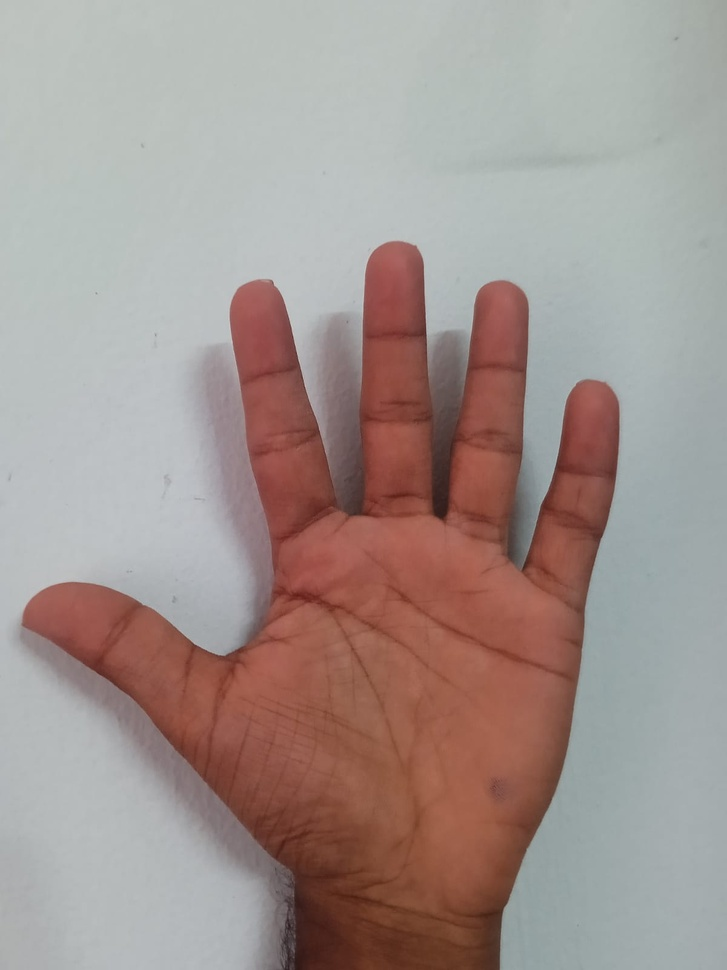
#> input picture WhatsApp Image 2025-02-28 at 13.55.44_c6a75319.jpg, 727 x 970 px, shrunk from 1200 x 1600 before the run, given in place of the camera
$ python webcam.py
#> lines starting #> are read from the running program, lines starting #| are printed output that depends on the picture; after the words box and inside, x2 and y2 are one past the last pixel; in counts of white or black regions, pixels touching at a corner belong together
import cv2
import numpy as np

cap=cv2.VideoCapture(0)

while(cap.isOpened()):
    ret,frm=cap.read()
#> frm is the input picture: shape (970, 727, 3); mean B, G, R 144.2, 148.5, 162.4

    hsl=cv2.cvtColor(frm,cv2.COLOR_BGR2HLS)
#> hsl: shape (970, 727, 3); mean of channels 0, 1, 2 64.6, 153.9, 36.7

    lb=np.array([0,50,50])
    ub=np.array([179,255,255])
    mask=cv2.inRange(hsl,lb,ub)
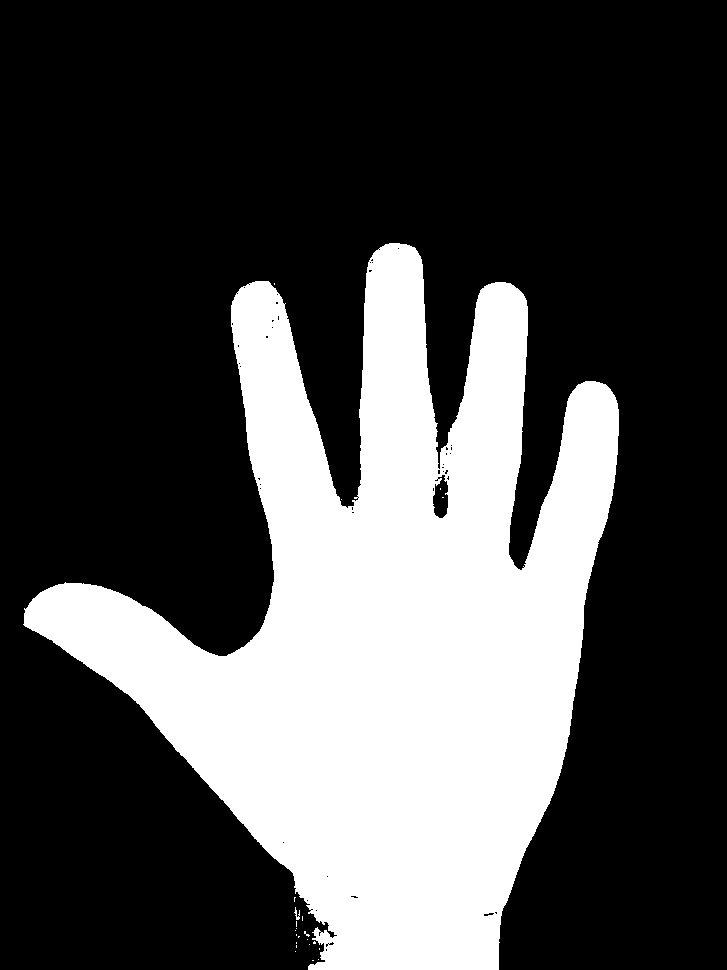
#> mask: shape (970, 727); 29.5% white; 23 white regions (21 under 20 px)
    m_frm=cv2.bitwise_and(hsl,hsl,mask=mask)
#> m_frm: shape (970, 727, 3); mean of channels 0, 1, 2 1.7, 30.3, 26.9

    g_frm=cv2.cvtColor(m_frm,cv2.COLOR_BGR2GRAY)
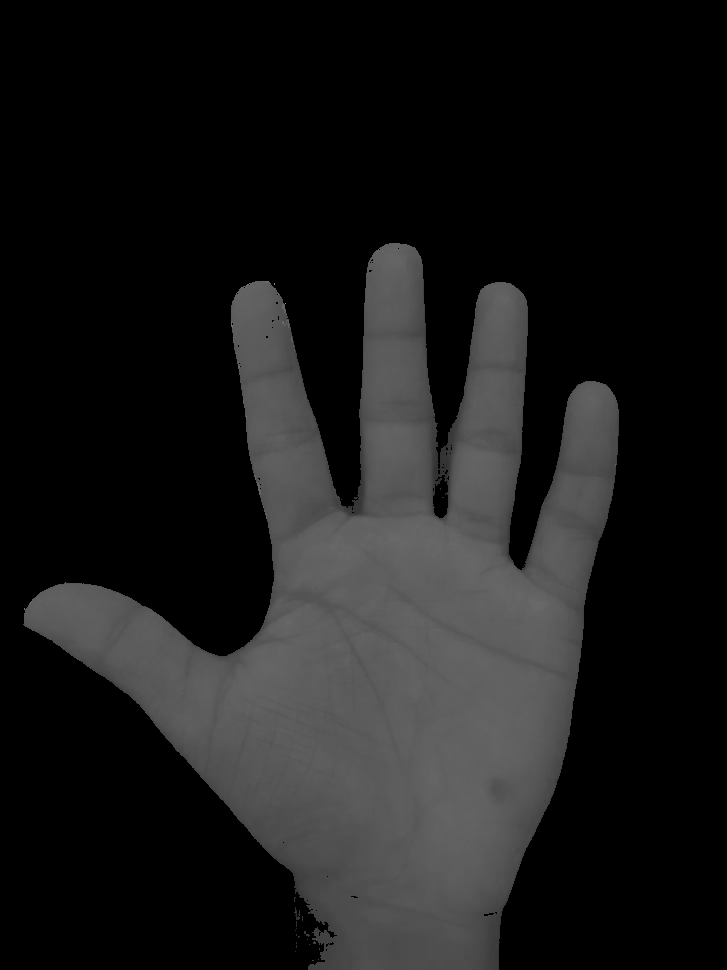
#> g_frm: shape (970, 727); min 0, max 152, mean 26

    _, t_frm=cv2.threshold(m_frm,150,255,cv2.THRESH_BINARY)
#> t_frm: shape (970, 727, 3); mean of channels 0, 1, 2 0.1, 0, 0

    ctrs,_=cv2.findContours(g_frm,cv2.RETR_EXTERNAL,cv2.CHAIN_APPROX_SIMPLE)
#> ctrs = 21 contours, 20 with area under 20; largest, box (x1, y1, x2, y2) and area: (23, 243, 619, 970) 206644
    c_frm=cv2.cvtColor(g_frm,cv2.COLOR_GRAY2BGR)
    cv2.drawContours(c_frm,ctrs,-1,(0,255,0),2)
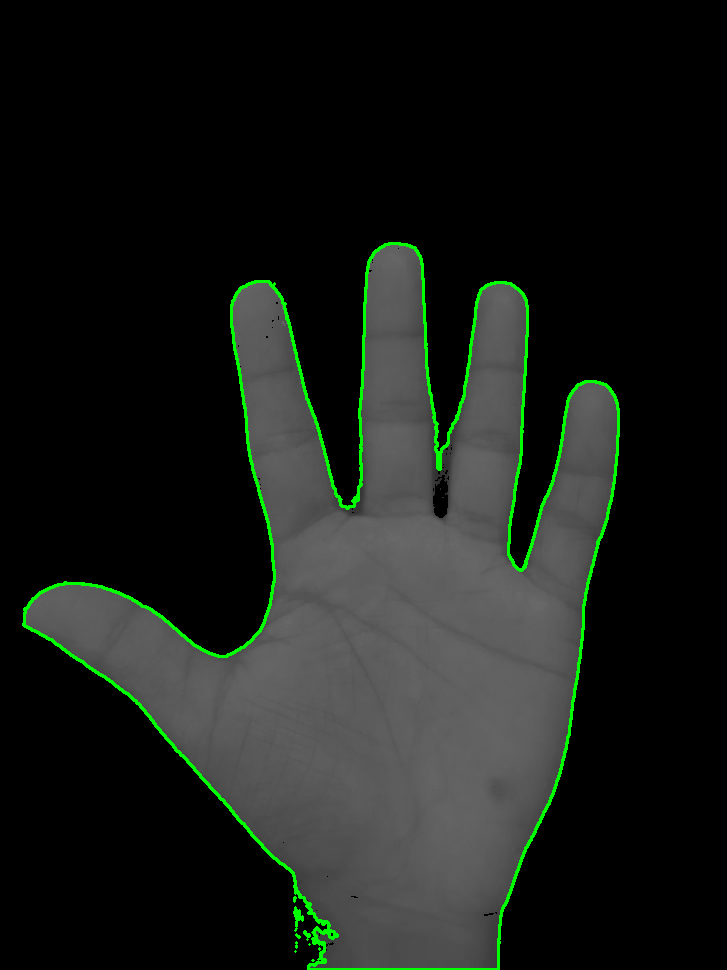
#> c_frm: shape (970, 727, 3); mean B, G, R 25.2, 29.6, 25.2
    cv2.imshow("task5",c_frm)

    if cv2.waitKey(1) & 0xFF==ord("q"):
#> (key q is pressed here)
        break

cap.release()
cv2.destroyAllWindows()
